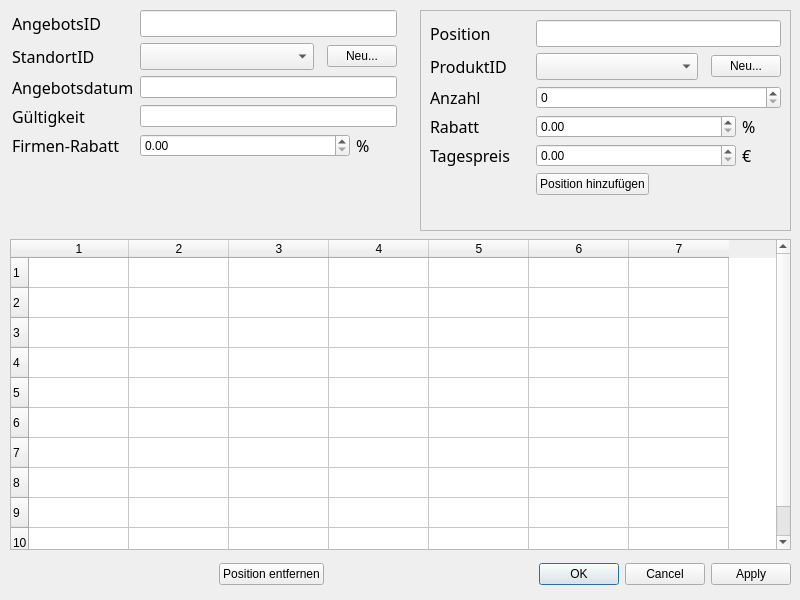
<?xml version="1.0" encoding="UTF-8"?>
<ui version="4.0">
 <class>DBOp_Angebot</class>
 <widget class="QDialog" name="DBOp_Angebot">
  <property name="geometry">
   <rect>
    <x>0</x>
    <y>0</y>
    <width>800</width>
    <height>600</height>
   </rect>
  </property>
  <property name="windowTitle">
   <string>Angebot</string>
  </property>
  <widget class="QTableWidget" name="tableAngebotspositionen">
   <property name="geometry">
    <rect>
     <x>10</x>
     <y>239</y>
     <width>781</width>
     <height>311</height>
    </rect>
   </property>
   <property name="minimumSize">
    <size>
     <width>779</width>
     <height>300</height>
    </size>
   </property>
   <property name="rowCount">
    <number>10</number>
   </property>
   <property name="columnCount">
    <number>7</number>
   </property>
   <attribute name="horizontalHeaderVisible">
    <bool>true</bool>
   </attribute>
   <attribute name="horizontalHeaderVisible">
    <bool>true</bool>
   </attribute>
   <row/>
   <row/>
   <row/>
   <row/>
   <row/>
   <row/>
   <row/>
   <row/>
   <row/>
   <row/>
   <column/>
   <column/>
   <column/>
   <column/>
   <column/>
   <column/>
   <column/>
  </widget>
  <widget class="QWidget" name="layoutWidget">
   <property name="geometry">
    <rect>
     <x>12</x>
     <y>10</y>
     <width>395</width>
     <height>171</height>
    </rect>
   </property>
   <layout class="QFormLayout" name="formLayout">
    <item row="0" column="0">
     <widget class="QLabel" name="labelAngebotsID">
      <property name="minimumSize">
       <size>
        <width>120</width>
        <height>0</height>
       </size>
      </property>
      <property name="font">
       <font>
        <family>Sans Serif</family>
        <pointsize>12</pointsize>
       </font>
      </property>
      <property name="text">
       <string>AngebotsID</string>
      </property>
     </widget>
    </item>
    <item row="0" column="1">
     <layout class="QHBoxLayout" name="horizontalLayout">
      <item>
       <widget class="QLineEdit" name="lineAngebotsID">
        <property name="minimumSize">
         <size>
          <width>160</width>
          <height>27</height>
         </size>
        </property>
       </widget>
      </item>
      <item>
       <spacer name="horizontalSpacer_4">
        <property name="orientation">
         <enum>Qt::Horizontal</enum>
        </property>
        <property name="sizeType">
         <enum>QSizePolicy::Fixed</enum>
        </property>
        <property name="sizeHint" stdset="0">
         <size>
          <width>10</width>
          <height>20</height>
         </size>
        </property>
       </spacer>
      </item>
     </layout>
    </item>
    <item row="1" column="0">
     <widget class="QLabel" name="labelStandortID">
      <property name="minimumSize">
       <size>
        <width>120</width>
        <height>0</height>
       </size>
      </property>
      <property name="font">
       <font>
        <family>Sans Serif</family>
        <pointsize>12</pointsize>
       </font>
      </property>
      <property name="text">
       <string>StandortID</string>
      </property>
     </widget>
    </item>
    <item row="1" column="1">
     <layout class="QHBoxLayout" name="horizontalLayout_2">
      <item>
       <widget class="QComboBox" name="comboStandortID">
        <property name="minimumSize">
         <size>
          <width>160</width>
          <height>27</height>
         </size>
        </property>
       </widget>
      </item>
      <item>
       <spacer name="horizontalSpacer">
        <property name="orientation">
         <enum>Qt::Horizontal</enum>
        </property>
        <property name="sizeType">
         <enum>QSizePolicy::Fixed</enum>
        </property>
        <property name="sizeHint" stdset="0">
         <size>
          <width>7</width>
          <height>20</height>
         </size>
        </property>
       </spacer>
      </item>
      <item>
       <widget class="QPushButton" name="pushNeuS">
        <property name="maximumSize">
         <size>
          <width>70</width>
          <height>16777215</height>
         </size>
        </property>
        <property name="text">
         <string>Neu...</string>
        </property>
       </widget>
      </item>
      <item>
       <spacer name="horizontalSpacer_5">
        <property name="orientation">
         <enum>Qt::Horizontal</enum>
        </property>
        <property name="sizeType">
         <enum>QSizePolicy::Fixed</enum>
        </property>
        <property name="sizeHint" stdset="0">
         <size>
          <width>10</width>
          <height>20</height>
         </size>
        </property>
       </spacer>
      </item>
     </layout>
    </item>
    <item row="2" column="0">
     <widget class="QLabel" name="labelAngebotsdatum">
      <property name="minimumSize">
       <size>
        <width>120</width>
        <height>0</height>
       </size>
      </property>
      <property name="font">
       <font>
        <family>Sans Serif</family>
        <pointsize>12</pointsize>
       </font>
      </property>
      <property name="text">
       <string>Angebotsdatum</string>
      </property>
     </widget>
    </item>
    <item row="2" column="1">
     <layout class="QHBoxLayout" name="horizontalLayout_5">
      <item>
       <widget class="QLineEdit" name="lineAngebotsdatum">
        <property name="minimumSize">
         <size>
          <width>200</width>
          <height>0</height>
         </size>
        </property>
       </widget>
      </item>
      <item>
       <spacer name="horizontalSpacer_3">
        <property name="orientation">
         <enum>Qt::Horizontal</enum>
        </property>
        <property name="sizeType">
         <enum>QSizePolicy::Fixed</enum>
        </property>
        <property name="sizeHint" stdset="0">
         <size>
          <width>10</width>
          <height>20</height>
         </size>
        </property>
       </spacer>
      </item>
     </layout>
    </item>
    <item row="3" column="0">
     <widget class="QLabel" name="labelGueltigkeit">
      <property name="minimumSize">
       <size>
        <width>120</width>
        <height>0</height>
       </size>
      </property>
      <property name="font">
       <font>
        <family>Sans Serif</family>
        <pointsize>12</pointsize>
       </font>
      </property>
      <property name="text">
       <string>Gültigkeit</string>
      </property>
     </widget>
    </item>
    <item row="3" column="1">
     <layout class="QHBoxLayout" name="horizontalLayout_6">
      <item>
       <widget class="QLineEdit" name="lineGueltigkeit">
        <property name="minimumSize">
         <size>
          <width>200</width>
          <height>0</height>
         </size>
        </property>
       </widget>
      </item>
      <item>
       <spacer name="horizontalSpacer_6">
        <property name="orientation">
         <enum>Qt::Horizontal</enum>
        </property>
        <property name="sizeType">
         <enum>QSizePolicy::Fixed</enum>
        </property>
        <property name="sizeHint" stdset="0">
         <size>
          <width>10</width>
          <height>20</height>
         </size>
        </property>
       </spacer>
      </item>
     </layout>
    </item>
    <item row="4" column="0">
     <widget class="QLabel" name="labelFirmenRabatt">
      <property name="minimumSize">
       <size>
        <width>120</width>
        <height>0</height>
       </size>
      </property>
      <property name="font">
       <font>
        <family>Sans Serif</family>
        <pointsize>12</pointsize>
       </font>
      </property>
      <property name="text">
       <string>Firmen-Rabatt</string>
      </property>
     </widget>
    </item>
    <item row="4" column="1">
     <layout class="QHBoxLayout" name="horizontalLayout_7">
      <item>
       <widget class="QDoubleSpinBox" name="doubleFirmenRabatt">
        <property name="minimumSize">
         <size>
          <width>210</width>
          <height>0</height>
         </size>
        </property>
        <property name="maximum">
         <double>99999.990000000005239</double>
        </property>
       </widget>
      </item>
      <item>
       <widget class="QLabel" name="labelProzent">
        <property name="minimumSize">
         <size>
          <width>20</width>
          <height>0</height>
         </size>
        </property>
        <property name="font">
         <font>
          <family>Sans Serif</family>
          <pointsize>12</pointsize>
         </font>
        </property>
        <property name="text">
         <string>%</string>
        </property>
       </widget>
      </item>
      <item>
       <spacer name="horizontalSpacer_7">
        <property name="orientation">
         <enum>Qt::Horizontal</enum>
        </property>
        <property name="sizeType">
         <enum>QSizePolicy::Expanding</enum>
        </property>
        <property name="sizeHint" stdset="0">
         <size>
          <width>10</width>
          <height>20</height>
         </size>
        </property>
       </spacer>
      </item>
     </layout>
    </item>
   </layout>
  </widget>
  <widget class="QWidget" name="layoutWidget">
   <property name="geometry">
    <rect>
     <x>10</x>
     <y>560</y>
     <width>781</width>
     <height>29</height>
    </rect>
   </property>
   <layout class="QHBoxLayout" name="horizontalLayout_11">
    <item>
     <spacer name="horizontalSpacer_15">
      <property name="orientation">
       <enum>Qt::Horizontal</enum>
      </property>
      <property name="sizeHint" stdset="0">
       <size>
        <width>40</width>
        <height>20</height>
       </size>
      </property>
     </spacer>
    </item>
    <item>
     <widget class="QPushButton" name="pushPositionEntfernen">
      <property name="text">
       <string>Position entfernen</string>
      </property>
     </widget>
    </item>
    <item>
     <spacer name="horizontalSpacer_2">
      <property name="orientation">
       <enum>Qt::Horizontal</enum>
      </property>
      <property name="sizeHint" stdset="0">
       <size>
        <width>40</width>
        <height>20</height>
       </size>
      </property>
     </spacer>
    </item>
    <item>
     <widget class="QDialogButtonBox" name="buttonBox">
      <property name="orientation">
       <enum>Qt::Horizontal</enum>
      </property>
      <property name="standardButtons">
       <set>QDialogButtonBox::Apply|QDialogButtonBox::Cancel|QDialogButtonBox::Ok</set>
      </property>
     </widget>
    </item>
   </layout>
  </widget>
  <widget class="QFrame" name="frame">
   <property name="geometry">
    <rect>
     <x>420</x>
     <y>10</y>
     <width>371</width>
     <height>221</height>
    </rect>
   </property>
   <property name="frameShape">
    <enum>QFrame::StyledPanel</enum>
   </property>
   <property name="frameShadow">
    <enum>QFrame::Raised</enum>
   </property>
   <layout class="QFormLayout" name="formLayout_3">
    <item row="0" column="0" colspan="2">
     <layout class="QFormLayout" name="formLayout_2">
      <property name="fieldGrowthPolicy">
       <enum>QFormLayout::AllNonFixedFieldsGrow</enum>
      </property>
      <item row="0" column="0">
       <widget class="QLabel" name="labelAngebotspositionsID">
        <property name="minimumSize">
         <size>
          <width>100</width>
          <height>0</height>
         </size>
        </property>
        <property name="font">
         <font>
          <family>Sans Serif</family>
          <pointsize>12</pointsize>
         </font>
        </property>
        <property name="text">
         <string>Position</string>
        </property>
       </widget>
      </item>
      <item row="0" column="1">
       <layout class="QHBoxLayout" name="horizontalLayout_3">
        <item>
         <widget class="QLineEdit" name="lineAngebotspositionsID">
          <property name="minimumSize">
           <size>
            <width>200</width>
            <height>27</height>
           </size>
          </property>
         </widget>
        </item>
       </layout>
      </item>
      <item row="1" column="0">
       <widget class="QLabel" name="labelProduktID">
        <property name="minimumSize">
         <size>
          <width>100</width>
          <height>0</height>
         </size>
        </property>
        <property name="font">
         <font>
          <family>Sans Serif</family>
          <pointsize>12</pointsize>
         </font>
        </property>
        <property name="text">
         <string>ProduktID</string>
        </property>
       </widget>
      </item>
      <item row="1" column="1">
       <layout class="QHBoxLayout" name="horizontalLayout_4">
        <item>
         <widget class="QComboBox" name="comboProduktID">
          <property name="minimumSize">
           <size>
            <width>150</width>
            <height>27</height>
           </size>
          </property>
         </widget>
        </item>
        <item>
         <spacer name="horizontalSpacer_8">
          <property name="orientation">
           <enum>Qt::Horizontal</enum>
          </property>
          <property name="sizeType">
           <enum>QSizePolicy::Fixed</enum>
          </property>
          <property name="sizeHint" stdset="0">
           <size>
            <width>7</width>
            <height>20</height>
           </size>
          </property>
         </spacer>
        </item>
        <item>
         <widget class="QPushButton" name="pushNeuP">
          <property name="maximumSize">
           <size>
            <width>70</width>
            <height>16777215</height>
           </size>
          </property>
          <property name="text">
           <string>Neu...</string>
          </property>
         </widget>
        </item>
       </layout>
      </item>
      <item row="2" column="0">
       <widget class="QLabel" name="labelFirmenRabatt_2">
        <property name="font">
         <font>
          <family>Sans Serif</family>
          <pointsize>12</pointsize>
         </font>
        </property>
        <property name="text">
         <string>Anzahl</string>
        </property>
       </widget>
      </item>
      <item row="2" column="1">
       <layout class="QHBoxLayout" name="horizontalLayout_8">
        <item>
         <widget class="QSpinBox" name="spinAnzahl">
          <property name="minimumSize">
           <size>
            <width>200</width>
            <height>0</height>
           </size>
          </property>
         </widget>
        </item>
       </layout>
      </item>
      <item row="3" column="0">
       <widget class="QLabel" name="labelFirmenRabatt_3">
        <property name="font">
         <font>
          <family>Sans Serif</family>
          <pointsize>12</pointsize>
         </font>
        </property>
        <property name="text">
         <string>Rabatt</string>
        </property>
       </widget>
      </item>
      <item row="3" column="1">
       <layout class="QHBoxLayout" name="horizontalLayout_9">
        <item>
         <widget class="QDoubleSpinBox" name="doubleRabatt">
          <property name="minimumSize">
           <size>
            <width>200</width>
            <height>0</height>
           </size>
          </property>
          <property name="maximum">
           <double>99999.990000000005239</double>
          </property>
         </widget>
        </item>
        <item>
         <widget class="QLabel" name="labelProzent_2">
          <property name="minimumSize">
           <size>
            <width>20</width>
            <height>0</height>
           </size>
          </property>
          <property name="font">
           <font>
            <family>Sans Serif</family>
            <pointsize>12</pointsize>
           </font>
          </property>
          <property name="text">
           <string>%</string>
          </property>
         </widget>
        </item>
       </layout>
      </item>
      <item row="4" column="0">
       <widget class="QLabel" name="labelFirmenRabatt_4">
        <property name="font">
         <font>
          <family>Sans Serif</family>
          <pointsize>12</pointsize>
         </font>
        </property>
        <property name="text">
         <string>Tagespreis</string>
        </property>
       </widget>
      </item>
      <item row="4" column="1">
       <layout class="QHBoxLayout" name="horizontalLayout_10">
        <item>
         <widget class="QDoubleSpinBox" name="doubleTagespreis">
          <property name="minimumSize">
           <size>
            <width>200</width>
            <height>0</height>
           </size>
          </property>
          <property name="maximum">
           <double>99999.990000000005239</double>
          </property>
         </widget>
        </item>
        <item>
         <widget class="QLabel" name="labelProzent_3">
          <property name="minimumSize">
           <size>
            <width>20</width>
            <height>0</height>
           </size>
          </property>
          <property name="font">
           <font>
            <family>Sans Serif</family>
            <pointsize>12</pointsize>
           </font>
          </property>
          <property name="text">
           <string>€</string>
          </property>
         </widget>
        </item>
       </layout>
      </item>
      <item row="5" column="1">
       <layout class="QHBoxLayout" name="horizontalLayout_12">
        <item>
         <widget class="QPushButton" name="pushPositionHinzufuegen">
          <property name="text">
           <string>Position hinzufügen</string>
          </property>
         </widget>
        </item>
        <item>
         <spacer name="horizontalSpacer_14">
          <property name="orientation">
           <enum>Qt::Horizontal</enum>
          </property>
          <property name="sizeHint" stdset="0">
           <size>
            <width>40</width>
            <height>20</height>
           </size>
          </property>
         </spacer>
        </item>
       </layout>
      </item>
     </layout>
    </item>
   </layout>
  </widget>
 </widget>
 <resources/>
 <connections>
  <connection>
   <sender>buttonBox</sender>
   <signal>accepted()</signal>
   <receiver>DBOp_Angebot</receiver>
   <slot>accept()</slot>
   <hints>
    <hint type="sourcelabel">
     <x>248</x>
     <y>254</y>
    </hint>
    <hint type="destinationlabel">
     <x>157</x>
     <y>274</y>
    </hint>
   </hints>
  </connection>
  <connection>
   <sender>buttonBox</sender>
   <signal>rejected()</signal>
   <receiver>DBOp_Angebot</receiver>
   <slot>reject()</slot>
   <hints>
    <hint type="sourcelabel">
     <x>316</x>
     <y>260</y>
    </hint>
    <hint type="destinationlabel">
     <x>286</x>
     <y>274</y>
    </hint>
   </hints>
  </connection>
 </connections>
</ui>
